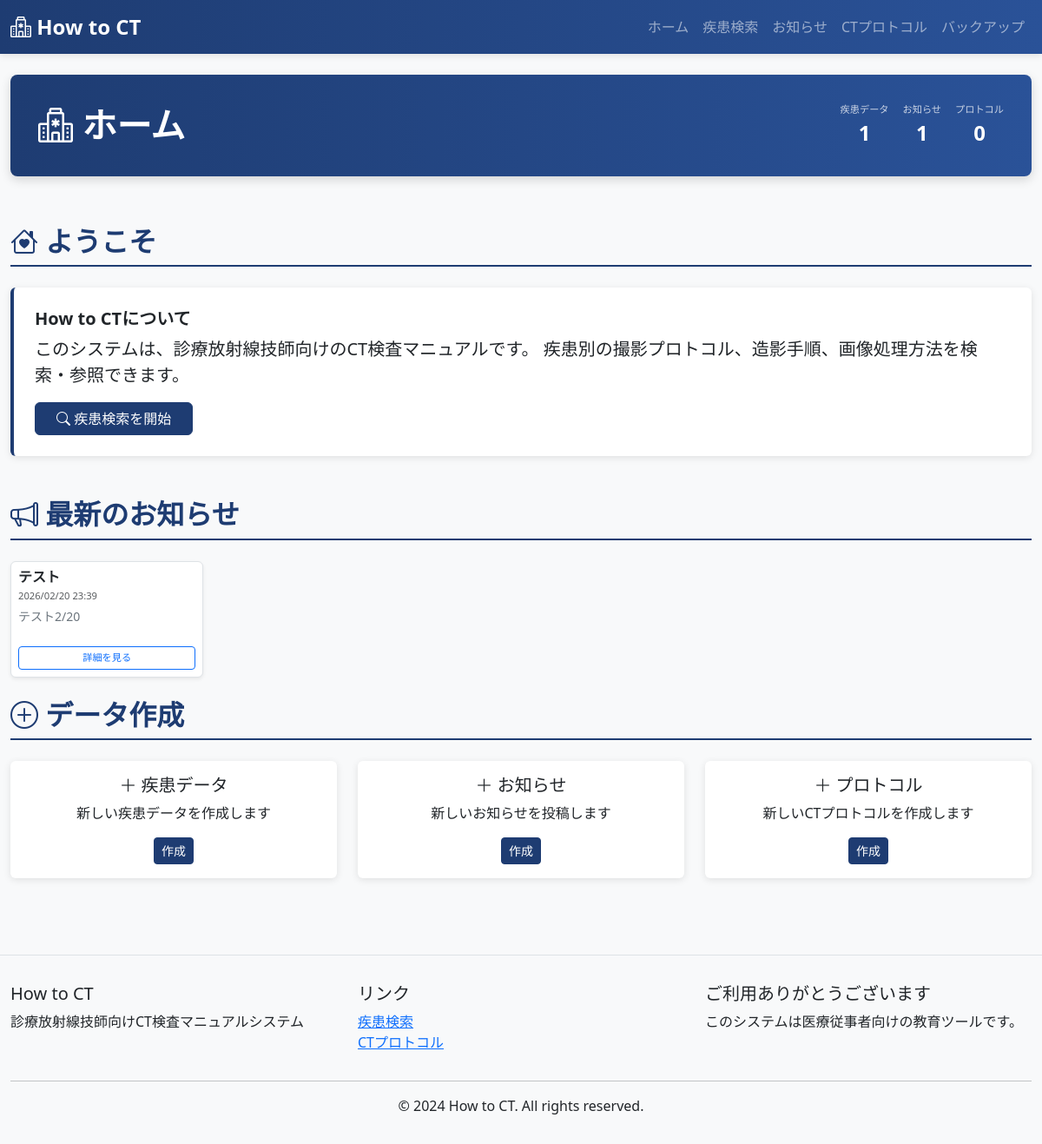
Before: / with the older database file.
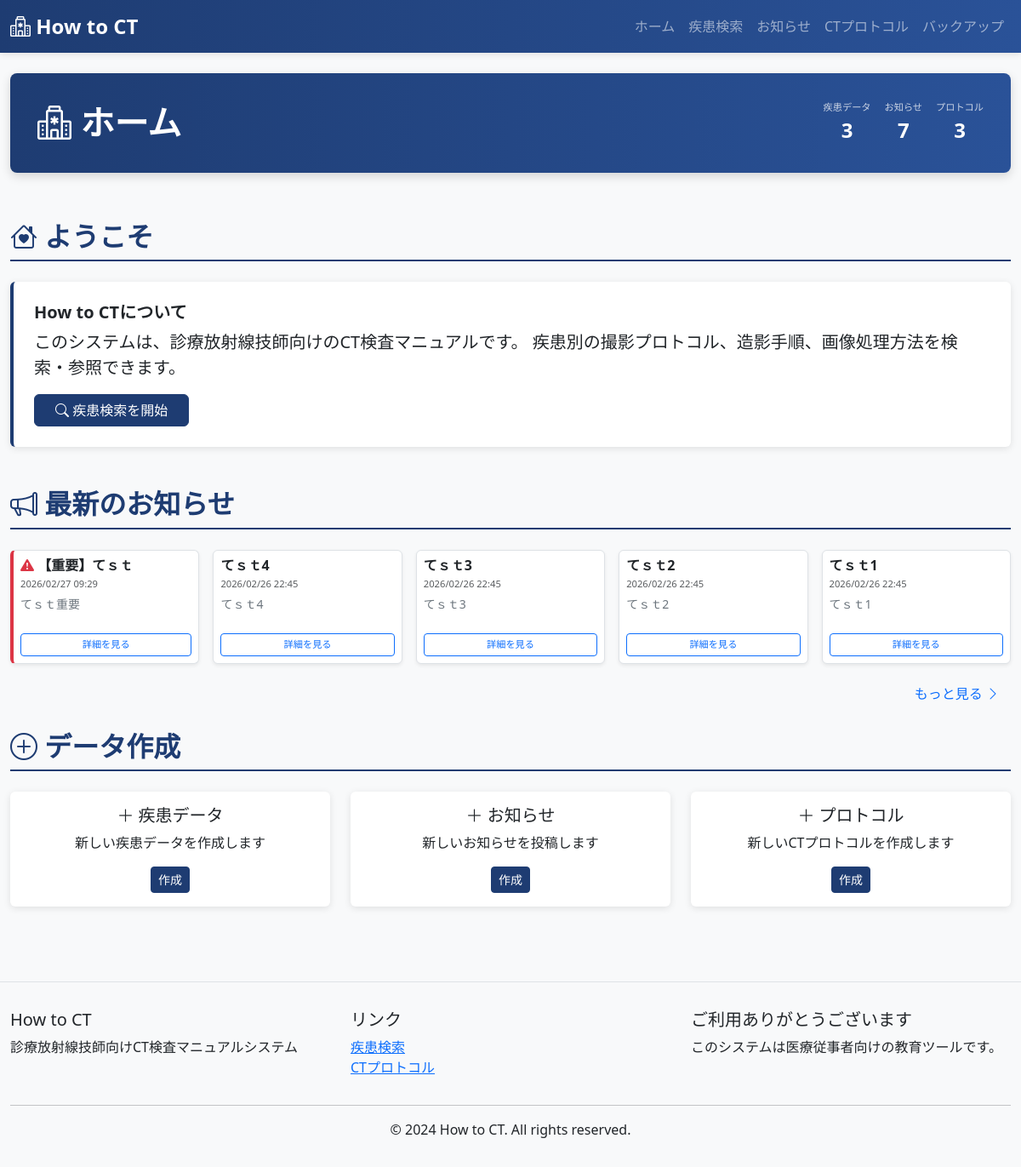
After: the same page with the newer database file.
### ct_app/models.py (models this page shows, shortened)
class Form(models.Model):
    title = models.CharField(max_length=255)
    main = models.TextField()
    post_img = models.ImageField(upload_to='notice_images/', null=True, blank=True)
    created_at = models.DateTimeField(auto_now_add=True)
    updated_at = models.DateTimeField(auto_now=True)
    class Meta:
        ordering = ['-created_at']

### ct_app/views.py (the view)
# urls.py: path('', views.IndexView.as_view(), name='index'),
class IndexView(View):
    def get(self, request):
        forms = Form.objects.all().order_by('-created_at')
        sicks = Sick.objects.all()
        protocols = Protocol.objects.all()
        context = {
            'page_title': 'ホーム',
            'forms': forms,
            'sicks': sicks,
            'protocols': protocols,
        }
        return render(request, 'ct_app/index.html', context)

### ct_app/templates/ct_app/index.html (shortened to what the changed rows need)
{% extends 'ct_app/base.html' %}
{% block header_info %}
    {% with sick_count=sicks|length form_count=forms|length protocol_count=protocols|length %}
    <div class="d-flex gap-3 justify-content-end text-white">
        <div class="text-center">
            <small class="d-block opacity-75" style="font-size: 0.7rem;">疾患データ</small>
            <span class="fs-4 fw-bold">{{ sick_count }}</span>
        </div>
        <div class="text-center">
            <small class="d-block opacity-75" style="font-size: 0.7rem;">お知らせ</small>
            <span class="fs-4 fw-bold">{{ form_count }}</span>
        </div>
        <div class="text-center">
            <small class="d-block opacity-75" style="font-size: 0.7rem;">プロトコル</small>
            <span class="fs-4 fw-bold">{{ protocol_count }}</span>
        </div>
    </div>
    {% endwith %}
{% endblock %}
{% block content %}
<div class="row">
    <div class="col-12">
        <h2 class="section-title">
            <i class="bi bi-house-heart"></i> ようこそ
        </h2>
    </div>
</div>
<div class="row mt-4">
    <div class="col-12">
        <h2 class="section-title">
            <i class="bi bi-megaphone"></i> 最新のお知らせ
        </h2>
    </div>
</div>
<div class="row row-cols-1 row-cols-md-5 g-3">
    {% if forms %}
        {% for form in forms|slice:":5" %}
            <div class="col">
                <div class="notice-item h-100 d-flex flex-column border p-2 rounded shadow-sm bg-white position-relative {% if '重要' in form.title %}is-important{% endif %}">
                    <h6 class="fw-bold text-truncate mb-1" title="{{ form.title }}">
                        {% if '重要' in form.title %}
                            <span class="text-danger"><i class="bi bi-exclamation-triangle-fill"></i></span>
                        {% endif %}
                        {{ form.title }}
                    </h6>
                    <p class="text-muted mb-1" style="font-size: 0.7rem;">{{ form.created_at|date:'Y/m/d H:i' }}</p>
                    <p class="small text-secondary text-truncate mb-2">{{ form.main }}</p>
                    <div class="mt-auto">
                        <a href="{% url 'form_detail' form.pk %}" class="btn btn-sm btn-outline-primary w-100 stretched-link" style="font-size: 0.7rem;">
                            詳細を見る
                        </a>
                    </div>
                </div>
            </div>
        {% endfor %}
    {% else %}
        <div class="col-12">
            <div class="alert alert-info">お知らせがまだ投稿されていません。</div>
        </div>
    {% endif %}
</div>
{% if forms.count > 5 %}
<div class="row mt-3">
    <div class="col-12 text-end">
        <a href="{% url 'form_list' %}" class="btn btn-link text-decoration-none">
            もっと見る <i class="bi bi-chevron-right"></i>
        </a>
    </div>
</div>
{% endif %}
<div class="row mt-4">
    <div class="col-12">
        <h2 class="section-title">
            <i class="bi bi-plus-circle"></i> データ作成
        </h2>
    </div>
</div>
{% endblock %}

Changed rows visible on the page:
no longer on this page (row edited): Form: title "テスト", created_at "2026/02/20 23:39", main "テスト2/20"
added Form: title "【重要】てｓｔ", created_at "2026/02/27 09:29", main "てｓｔ重要"
added Form: title "てｓｔ4", created_at "2026/02/26 22:45", main "てｓｔ4"
added Form: title "てｓｔ3", created_at "2026/02/26 22:45", main "てｓｔ3"
added Form: title "てｓｔ2", created_at "2026/02/26 22:45", main "てｓｔ2"
added Form: title "てｓｔ1", created_at "2026/02/26 22:45", main "てｓｔ1"
Other visible differences:
{{ sick_count }}: "1" → "3"
{{ protocol_count }}: "0" → "3"
text no longer shown: "1"
text now shown: "7 もっと見る"
